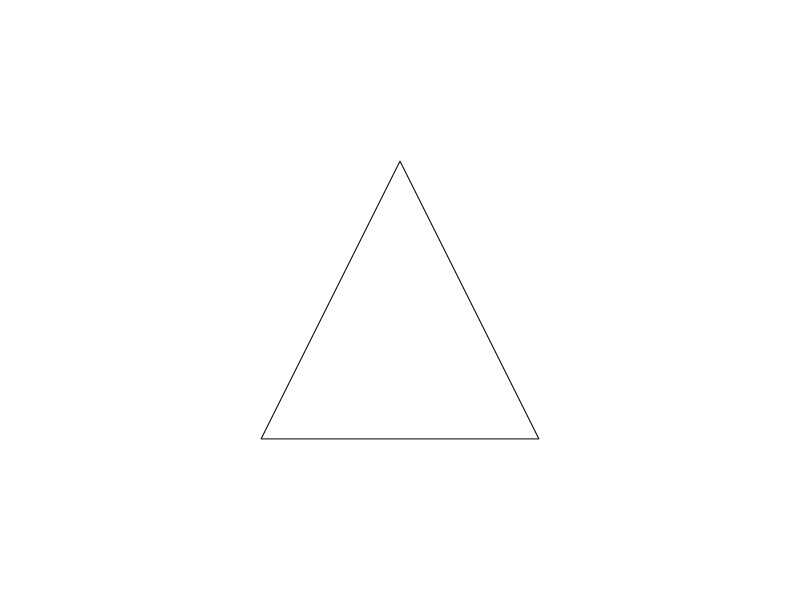
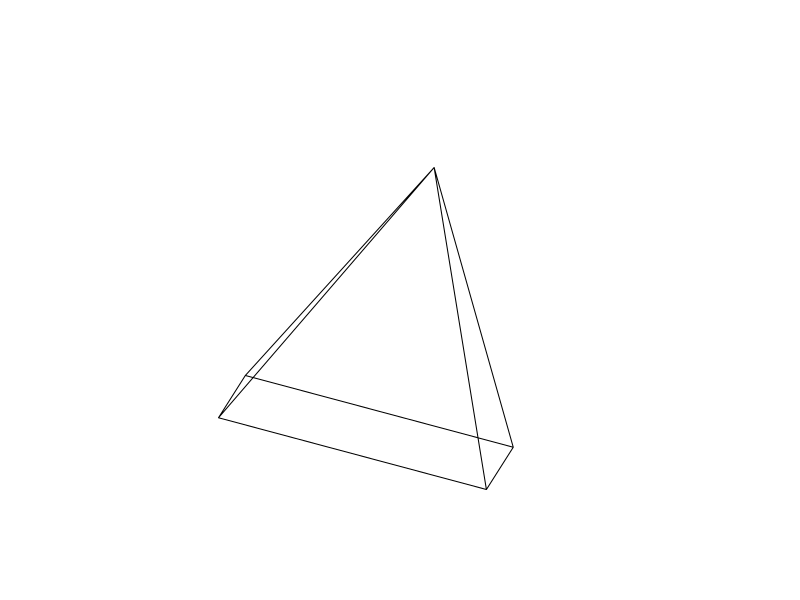
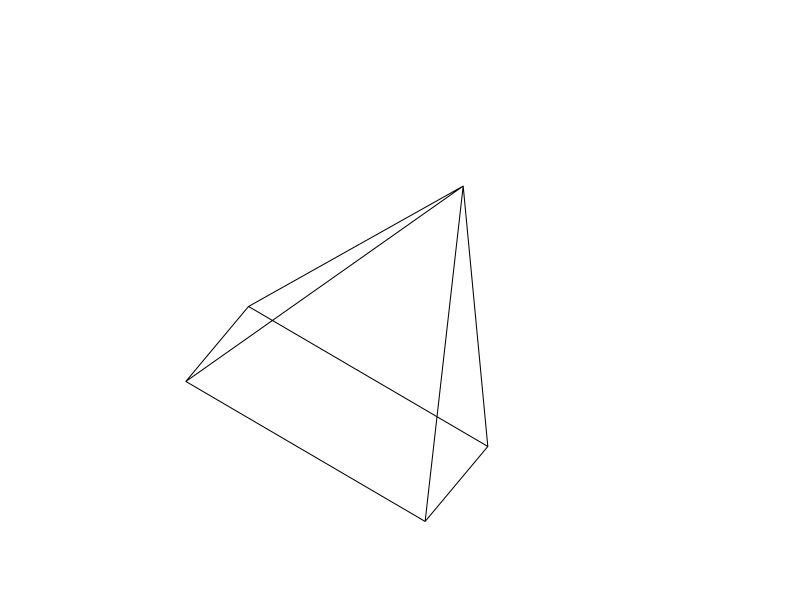
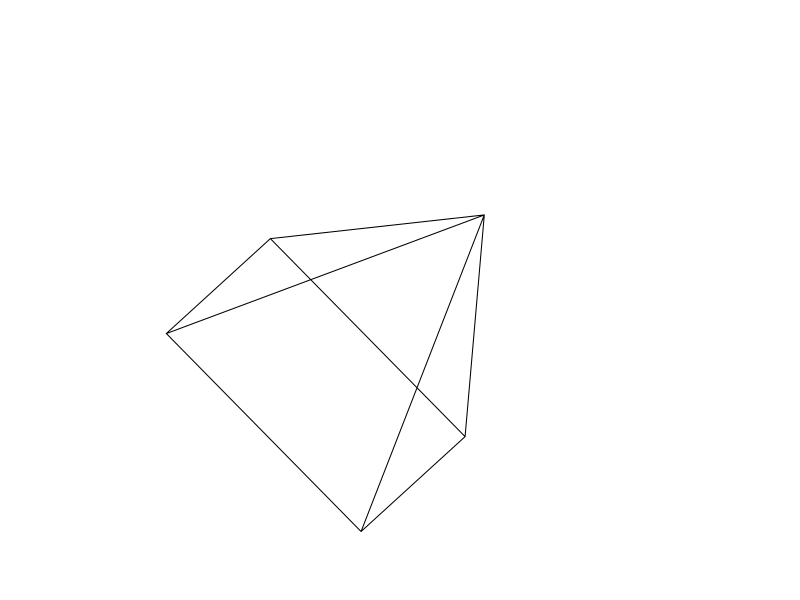
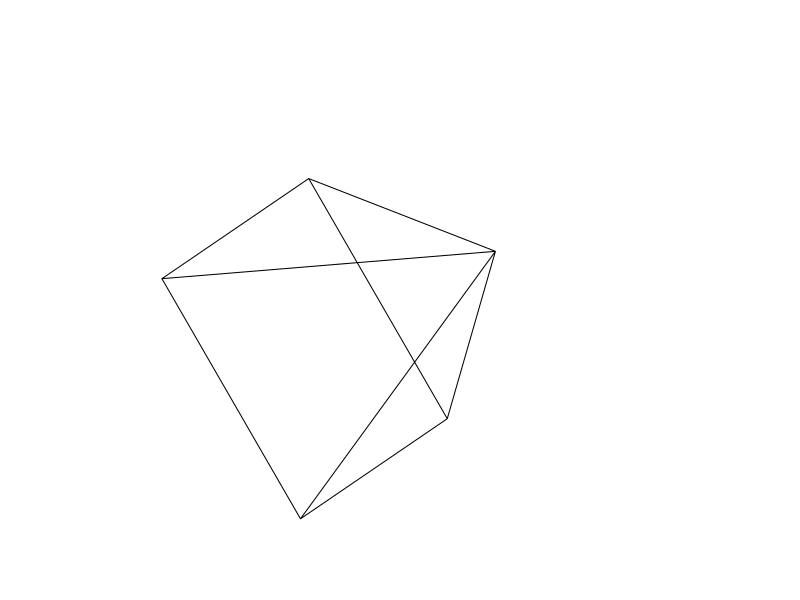
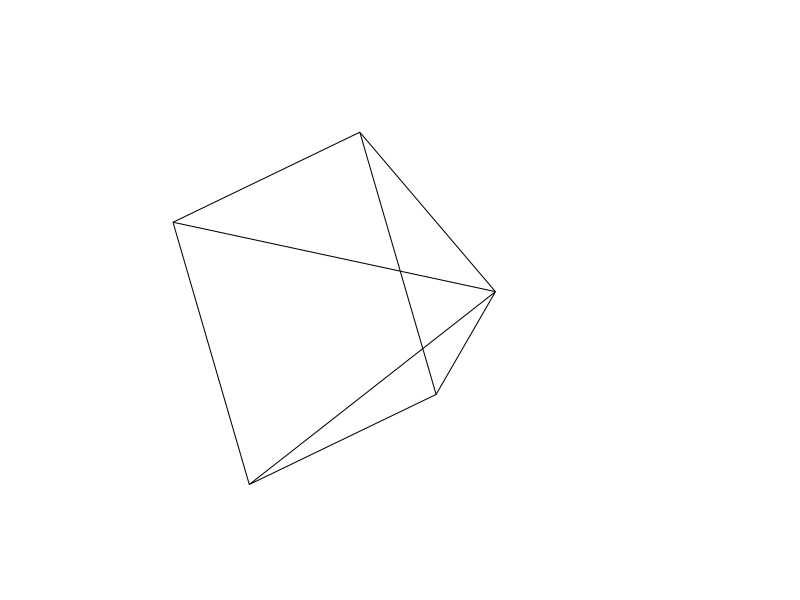
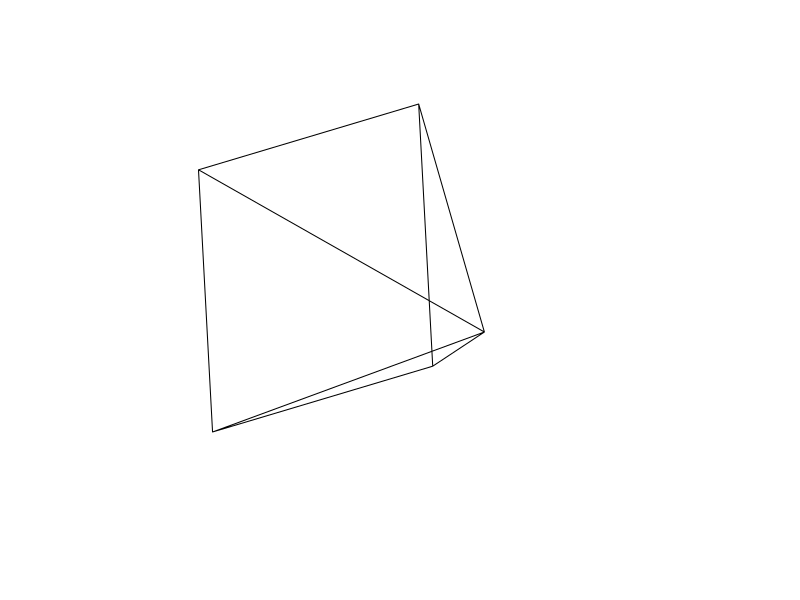
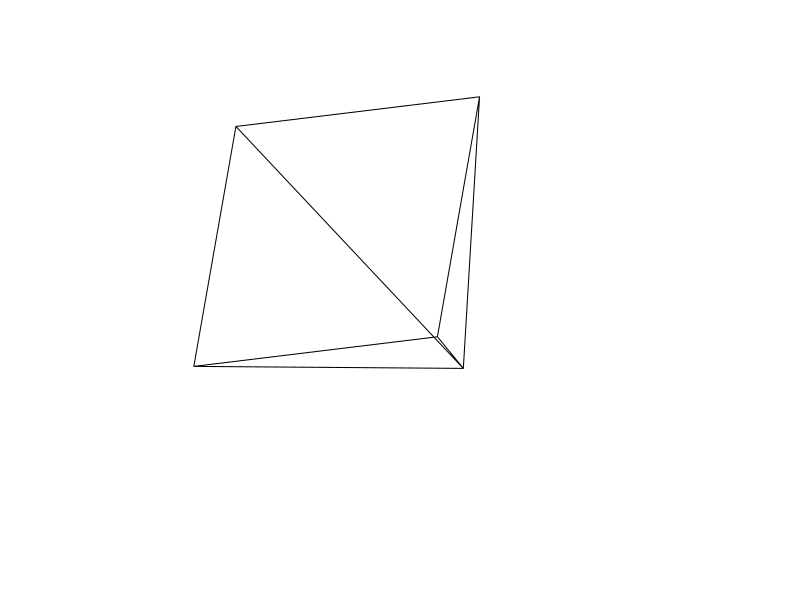

Generate these figures, in order, with R:
## ---- chunk 1
matpr = function(A){
  pra = "\\begin{bmatrix}\n"
  for(i in 1:dim(A)[1]){
    pra = paste0(pra,paste0(A[i,],collapse=" & "))
    if(i<dim(A)[1]){pra = paste0(pra,"\\\\\n")} else {pra = paste0(pra,"\n")}
  }
  pra = paste0(pra,"\\end{bmatrix}")
  return(pra)
}
matcc = function(A){
  s = "[["
  for(i in 1:(dim(A)[1])){
    s2 = paste0(A[i,],collapse=",")
    s = paste0(s,s2,collapse="")
    if(i<dim(A)[1]){
      s = paste0(s,"],[",collapse="")
    }
  }
  s = paste0(s,"]]",collapse="")
  return(s)
}

while(T){
  u1 = rnorm(3)
  u1[2] = abs(u1[2])
  u1 = u1/sqrt(sum(u1^2))
  u2 = rnorm(3)
  u2[2] = abs(u2[2])
  u2 = u2/sqrt(sum(u2^2))
  u3 = rnorm(3)
  u3[2] = abs(u3[2])
  u3 = u3/sqrt(sum(u3^2))
  u4 = rnorm(3)
  u4[2] = abs(u4[2])
  u4 = u4/sqrt(sum(u4^2))
  us = list(u1,u2,u3,u4)
  phi12 = acos(abs(sum(u1*u2)))
  phi13 = acos(abs(sum(u1*u3)))
  phi14 = acos(abs(sum(u1*u4)))
  phi23 = acos(abs(sum(u2*u3)))
  phi24 = acos(abs(sum(u2*u4)))
  phi34 = acos(abs(sum(u3*u4)))
  phis = c(phi12,phi13,phi14,phi23,phi24,phi34)
  if(min(phis)>pi/6){break}
}

getR = function(u,t){
  ux = u[1]
  uy = u[2]
  uz = u[3]
  f = cos(t)+ux^2*(1-cos(t))
  g = ux*uy*(1-cos(t))-uz*sin(t)
  h = ux*uz*(1-cos(t))+uy*sin(t)
  i = uy*ux*(1-cos(t))+uz*sin(t)
  j = cos(t)+uy^2*(1-cos(t))
  k = uy*uz*(1-cos(t))-ux*sin(t)
  l = uz*ux*(1-cos(t))-uy*sin(t)
  m = uz*uy*(1-cos(t))+ux*sin(t)
  n = cos(t)+uz^2*(1-cos(t))
  R = matrix(c(f,g,h,i,j,k,l,m,n),3,byrow=T)
  return(R)
}

n = 50
#X = matrix(round(runif(n*3,-1,1),2),nrow=3)

X = matrix(c(1,-1,-1,
      -1,-1,-1,
      -1,1,-1,
      1,1,-1,
      1,-1,-1,
      0,0,1,
      1,1,-1,
      -1,1,-1,
      0,0,1,
      -1,-1,-1),3)

ord = sample(1:4)
sol = paste0(1*(1==ord),collapse="")
P = matrix(c(1,0,0,0,0,1),2,byrow = T)
## ---- chunk 2
n = 20
par(pty="s",mar=c(0,0,0,0))
wo = ord[1]
u = us[[wo]]
t = 2*pi/n
R = getR(u,t)
Xc = X
for(i in 1:n){
  plot(0,0,type="n",axes=F,ann=F,xlim=c(-2,2),ylim=c(-2,2))
  Xc_flat = P%*%Xc
  lines(Xc_flat[1,],Xc_flat[2,])
  Xc = R%*%Xc
}
## ---- chunk 3
n = 20
par(pty="s",mar=c(0,0,0,0))
wo = ord[2]
u = us[[wo]]
t = 2*pi/n
R = getR(u,t)
Xc = X
for(i in 1:n){
  plot(0,0,type="n",axes=F,ann=F,xlim=c(-2,2),ylim=c(-2,2))
  Xc_flat = P%*%Xc
  lines(Xc_flat[1,],Xc_flat[2,])
  Xc = R%*%Xc
}
## ---- chunk 4
n = 20
par(pty="s",mar=c(0,0,0,0))
wo = ord[3]
u = us[[wo]]
t = 2*pi/n
R = getR(u,t)
Xc = X
for(i in 1:n){
  plot(0,0,type="n",axes=F,ann=F,xlim=c(-2,2),ylim=c(-2,2))
  Xc_flat = P%*%Xc
  lines(Xc_flat[1,],Xc_flat[2,])
  Xc = R%*%Xc
}
## ---- chunk 5
n = 20
par(pty="s",mar=c(0,0,0,0))
wo = ord[4]
u = us[[wo]]
t = 2*pi/n
R = getR(u,t)
Xc = X
for(i in 1:n){
  plot(0,0,type="n",axes=F,ann=F,xlim=c(-2,2),ylim=c(-2,2))
  Xc_flat = P%*%Xc
  lines(Xc_flat[1,],Xc_flat[2,])
  Xc = R%*%Xc
}
